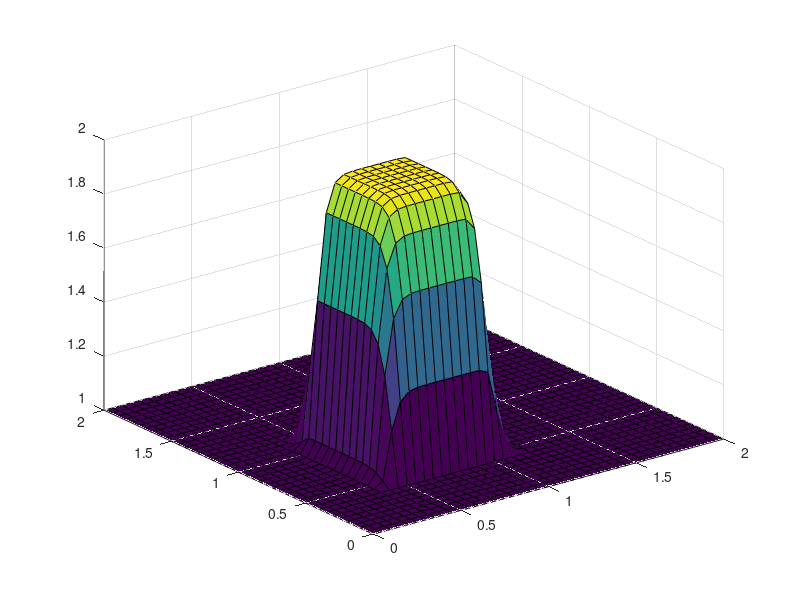

Reproduce this figure in MATLAB.

%% This program is for solving the 2D coupled burgers' equation
%% A Matlab code written by and developed by HUSSEIN A. H. Muhammed, March 2023.
%% B.Sc. and M.Sc. (Honuors) degrees in geophysics.

%coupled BE
% du/dt + u(du/dx) + v(du/dy) = nu[(d^2u/dx^2)+(d^2u/dy^2)]
% dv/dt + u(dv/dx) + v(dv/dy) = nu[(d^2u/dx^2)+(d^2u/dy^2)]

%% Prepare the movie file
    % 
    % vidObj = VideoWriter('coupled-BE-2d.avi');
    % open(vidObj);

%% Set equation variables, computational grid and parameters
nx = 41;
ny = 41;
nt = 120;
c = 1;
dx = 2/(nx-1);
dy = 2/(ny-1);
sigma = .0009;
nu = 0.01;         %%viscosity
dt = sigma*dx*dy/nu;    %%time step

%% create the computational grid
x = linspace(0,2,nx);
y = linspace(0,2,ny);

%% create the viscosity and velocity matrices
u= ones(ny,nx);
v= ones(ny,nx);
un=u;
vn=v;

comb=ones(ny,nx);

%% intial conditions

u(0.5/dy:1/dy+1, 0.5/dx:1/dx+1) = 2;
u(0.5/dy:1/dy+1, 0.5/dx:1/dx+1) = 2;

[X,Y] = meshgrid(x,y);
% surf(x,y,u)    % to test if the mesh metrices are generated

%% CD spatial & temporal discritization loop
% update the solution [u(i,j)] using the initial conditions [un] instead of [u] and [v]

for n=1:nt+1
    un = u;
    vn = v;
    for i = 2:(ny-1)
        for j = 2:(nx-1)
        u(i,j) = un(i,j) - (dt/dx) * un(i,j)*(un(i,j) - un(i-1,j)) - (dt/dy) * v(i,j) * (un(i,j)-un(i,j-1)) + ((nu*dt/dx^2) * (un(i-1,j)-2*un(i,j)...
            +un(i-1,j)) + (nu*dt/dy^2)*(un(i,j+1)-2*un(i,j)+un(i,j-1)));
        v(i,j) = vn(i,j) - (dt/dx) * un(i,j)*(vn(i,j) - vn(i-1,j)) - (dt/dy) * vn(i,j) * (vn(i,j)-vn(i,j-1)) + ((nu*dt/dx^2) * (vn(i-1,j)-2*vn(i,j)...
            +vn(i-1,j)) + (nu*dt/dy^2)*(vn(i,j+1)-2*vn(i,j)+vn(i,j-1)));

        %boundary conditions
        u(1:ny,1)=1;
        u(1,1:nx)=1;
        u(1:nx,ny)=1;
        u(ny, 1:nx)=1;
        v(1:ny,1)=1;
        v(1,1:nx)=1;
        v(1:nx,ny)=1;
        v(ny, 1:nx)=1;
        end
    end
    %visualise the solution
    surf(x,y,u);
%     axis([0 Lx 0 Ly]);
%     xlabel('horizental axis');
%     ylabel('vertical axis');
%     colorbar; 
%     c = colorbar;
%     c.Label.String = 'Velocity Field (unit/sec.)';
%     set(gca, 'ydir', 'norm');
%     title('Coupled_2D_BurgerEquation');
    pause(0.1);

     % Write each frame to the file
       % currFrame = getframe(gcf);
       % writeVideo(vidObj,currFrame);

end

% %% Close the file
% close(vidObj);

